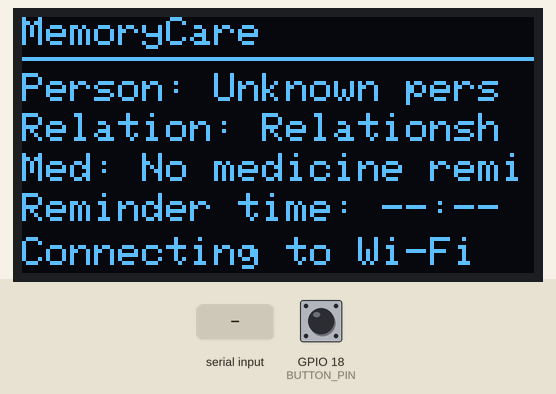
Simulated run of this sketch. Board: ESP32. On the bench: 128×64 one-colour display. The inputs (shaded band) are chosen by the test bench; at power-on: GPIO 18 (BUTTON_PIN) HIGH. WiFi joins after 1.5 s; servers stay silent unless stated; what the sketch prints to the serial monitor is not drawn.

Above: at 1.2 s.
1.3 s: GPIO 18 (BUTTON_PIN) pulled LOW for 0.15 s
At 2.1 s:
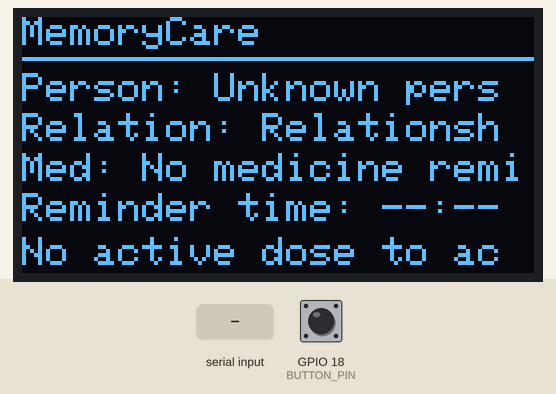
2.9 s: "PERSON|\n" received over Serial
At 3.9 s:
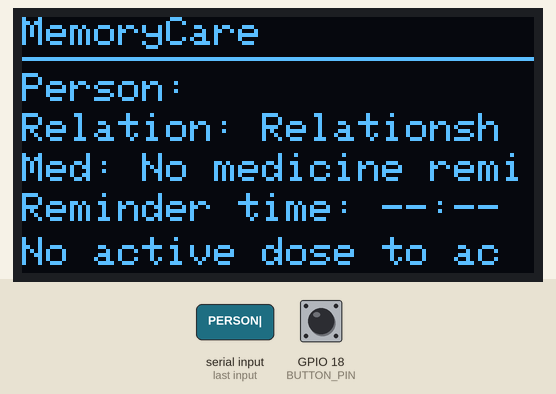
4.4 s: "ACK|\n" received over Serial
At 5.0 s:
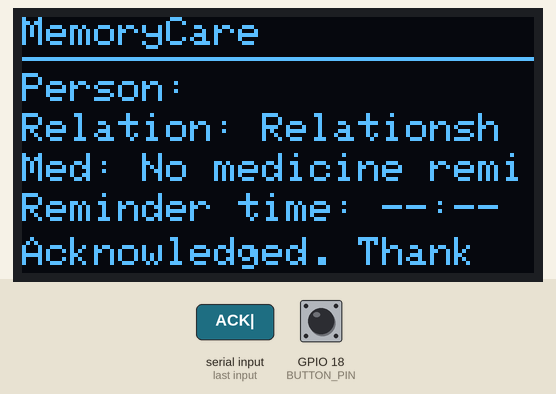
5.9 s: "INFO|\n" received over Serial
At 6.2 s:
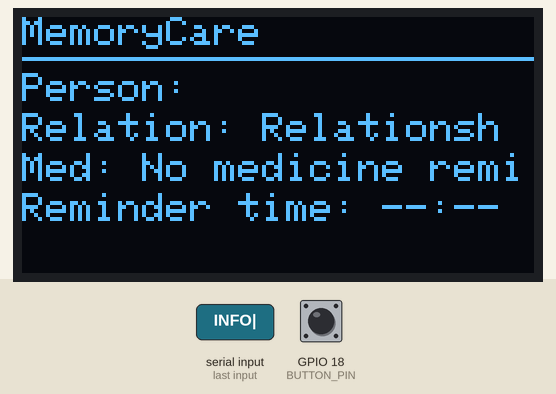
7.4 s: "PERSON||45\n" received over Serial
At 8.5 s:
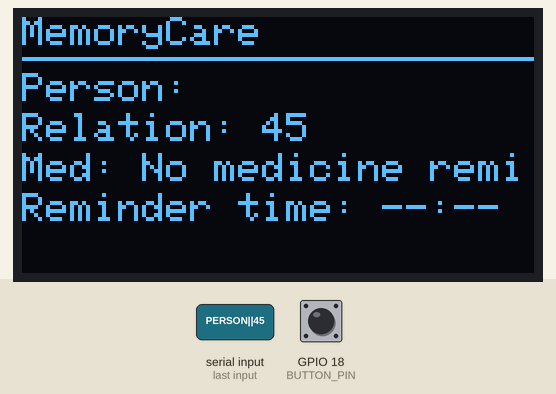
8.9 s: GPIO 18 (BUTTON_PIN) pulled LOW for 1 s
At 10.3 s:
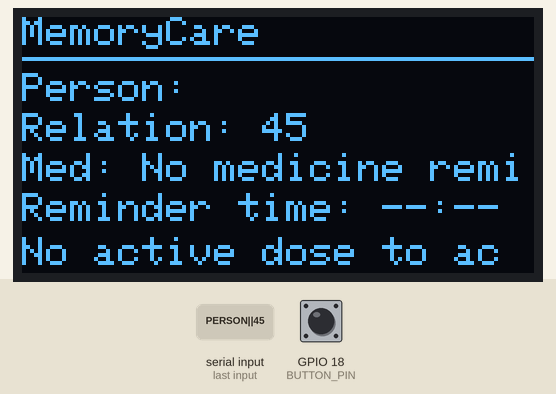
Timing chart, 0 to 11.9 s (numbered marks = the images above; inputs shaded):
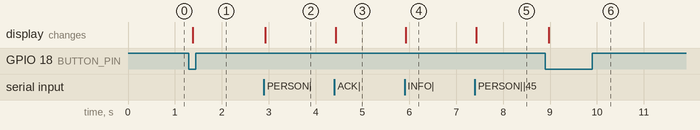

Measured:
- after the input at 1.3 s, the display: changes after 0.08 s (image 1)
- after the input at 2.9 s, the display: changes at once (image 2)
- after the input at 4.4 s, the display: changes at once (image 3)
- after the input at 5.9 s, the display: changes at once (image 4)
- after the input at 7.4 s, the display: changes at once (image 5)
- after the input at 8.9 s, the display: changes after 0.08 s (image 6)

The sketch:

MemoryCare_WiFi.ino
```cpp
#include <Wire.h>
#include <WiFi.h>
#include "secrets.h"
#include <Adafruit_GFX.h>
#include <Adafruit_SH110X.h>

// Enter the name and password of the same 2.4 GHz Wi-Fi network
// that your laptop is connected to.

// OLED: SDA -> GPIO 21, SCL -> GPIO 22; button between GPIO 18 and GND.
// Button is active-low and uses the ESP32's internal pull-up.
constexpr int OLED_WIDTH = 128;
constexpr int OLED_HEIGHT = 64;
constexpr int BUTTON_PIN = 18;
constexpr uint8_t OLED_ADDRESS = 0x3C;
constexpr unsigned long DEBOUNCE_MS = 50;
constexpr unsigned long WIFI_RETRY_MS = 10000;

Adafruit_SH1106G display(OLED_WIDTH, OLED_HEIGHT, &Wire, -1);
String personName = "Unknown person";
String personRelationship = "Relationship not set";
String medicationName = "No medicine reminder";
String medicationTime = "";
String statusMessage = "Starting Wi-Fi";
String serialLine = "";
long activeDoseId = 0;
long lastAcknowledgedDoseId = 0;
int lastButtonReading = HIGH;
int stableButtonState = HIGH;
unsigned long lastDebounceTime = 0;
unsigned long statusExpiresAt = 0;
unsigned long lastWifiAttempt = 0;
bool oledReady = false;

String cleanText(String value, int limit = 18) {
  value.replace('|', ' ');
  value.replace('\r', ' ');
  value.replace('\n', ' ');
  value.trim();
  if (value.length() > limit) value = value.substring(0, limit);
  return value;
}

void drawScreen() {
  if (!oledReady) return;

  display.clearDisplay();
  display.setTextColor(SH110X_WHITE);
  display.setTextSize(1);
  display.setCursor(0, 0);
  display.println("MemoryCare");
  display.drawLine(0, 10, 127, 10, SH110X_WHITE);
  display.setCursor(0, 14);
  display.print("Person: ");
  display.println(cleanText(personName, 12));
  display.setCursor(0, 24);
  display.print("Relation: ");
  display.println(cleanText(personRelationship, 10));
  display.setCursor(0, 34);
  display.print("Med: ");
  display.println(cleanText(medicationName, 16));
  display.setCursor(0, 44);
  if (medicationTime.length()) {
    display.print("Scheduled: ");
    display.println(cleanText(medicationTime, 5));
  } else {
    display.println("Reminder time: --:--");
  }
  display.setCursor(0, 55);
  if (statusExpiresAt && millis() < statusExpiresAt) {
    display.println(cleanText(statusMessage, 20));
  } else if (activeDoseId > 0) {
    display.println("Press button to ACK");
  } else if (WiFi.status() == WL_CONNECTED) {
    display.println("Wi-Fi connected");
  } else {
    display.println("Connecting to Wi-Fi");
  }
  display.display();
}

void handleCommand(String line) {
  line.trim();
  if (line.startsWith("PERSON|")) {
    int separator = line.indexOf('|', 7);
    if (separator >= 0) {
      personName = cleanText(line.substring(7, separator), 48);
      personRelationship = cleanText(line.substring(separator + 1), 48);
    } else {
      personName = cleanText(line.substring(7), 48);
      personRelationship = "Relationship not set";
    }
    drawScreen();
    return;
  }
  if (line.startsWith("MED|")) {
    int first = line.indexOf('|');
    int second = line.indexOf('|', first + 1);
    int third = line.indexOf('|', second + 1);
    if (second < 0 || third < 0) return;
    long doseId = line.substring(first + 1, second).toInt();
    if (doseId <= 0) return;
    activeDoseId = doseId;
    medicationName = cleanText(line.substring(second + 1, third), 18);
    medicationTime = cleanText(line.substring(third + 1), 5);
    statusMessage = "Reminder active";
    statusExpiresAt = millis() + 2500;
    drawScreen();
    return;
  }
  if (line.startsWith("ACK|")) {
    long doseId = line.substring(4).toInt();
    if (doseId > 0 && doseId == activeDoseId) {
      activeDoseId = 0;
      lastAcknowledgedDoseId = doseId;
    }
    statusMessage = "Acknowledged. Thank you.";
    statusExpiresAt = millis() + 6000;
    drawScreen();
    return;
  }
  if (line.startsWith("INFO|")) {
    statusMessage = cleanText(line.substring(5), 20);
    statusExpiresAt = millis() + 5000;
    drawScreen();
  }
}

void connectToWifi() {
  WiFi.mode(WIFI_STA);
  WiFi.setAutoReconnect(true);
  WiFi.begin(WIFI_NAME, WIFI_PASSWORD);
  lastWifiAttempt = millis();
  statusMessage = "Connecting to Wi-Fi";
  statusExpiresAt = millis() + 3000;
  drawScreen();
}

void setup() {
  pinMode(BUTTON_PIN, INPUT_PULLUP);
  Serial.begin(115200);
  Serial.setTimeout(30);
  Wire.begin(21, 22);

  oledReady = display.begin(OLED_ADDRESS, true);
  if (!oledReady) {
    // Avoid writing diagnostics to Serial because it carries the existing
    // dashboard-to-ESP32 command protocol.
    return;
  }

  drawScreen();
  connectToWifi();
}

void loop() {
  while (Serial.available()) {
    char incoming = static_cast<char>(Serial.read());
    if (incoming == '\n') {
      handleCommand(serialLine);
      serialLine = "";
    } else if (incoming != '\r' && serialLine.length() < 160) {
      serialLine += incoming;
    }
  }

  if (WiFi.status() != WL_CONNECTED && millis() - lastWifiAttempt >= WIFI_RETRY_MS) {
    connectToWifi();
  }

  int reading = digitalRead(BUTTON_PIN);
  if (reading != lastButtonReading) lastDebounceTime = millis();
  if (millis() - lastDebounceTime > DEBOUNCE_MS && reading != stableButtonState) {
    stableButtonState = reading;
    if (stableButtonState == LOW) {
      if (activeDoseId > 0 && activeDoseId != lastAcknowledgedDoseId) {
        Serial.print("ACKNOWLEDGED|");
        Serial.println(activeDoseId);
        statusMessage = "Sent acknowledgment";
      } else {
        Serial.println("ACKNOWLEDGED|0");
        statusMessage = "No active dose to acknowledge";
      }
      statusExpiresAt = millis() + 3000;
      drawScreen();
    }
  }
  lastButtonReading = reading;
}
```

secrets.example.h
```cpp
#pragma once
// Copy this file as secrets.h and enter your own Wi-Fi name and password.
const char* WIFI_NAME = "YOUR_WIFI_NAME";
const char* WIFI_PASSWORD = "YOUR_WIFI_PASSWORD";
```
